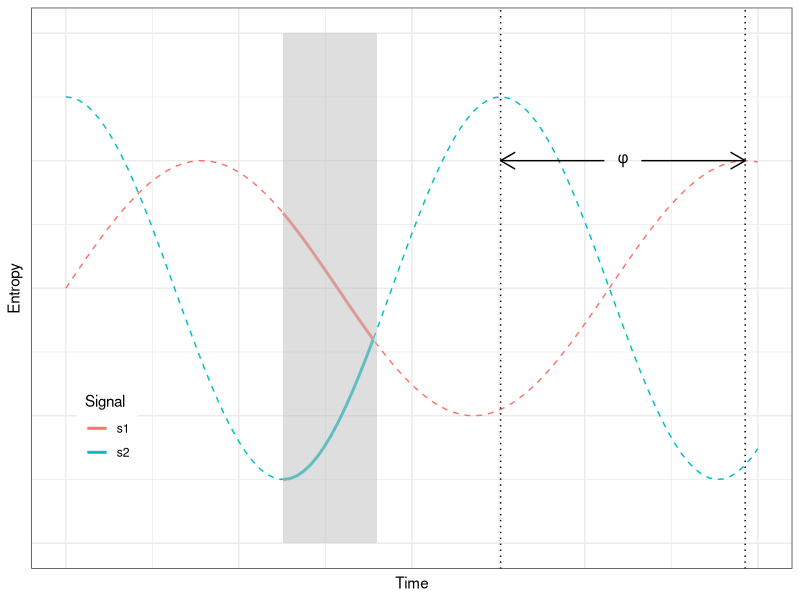
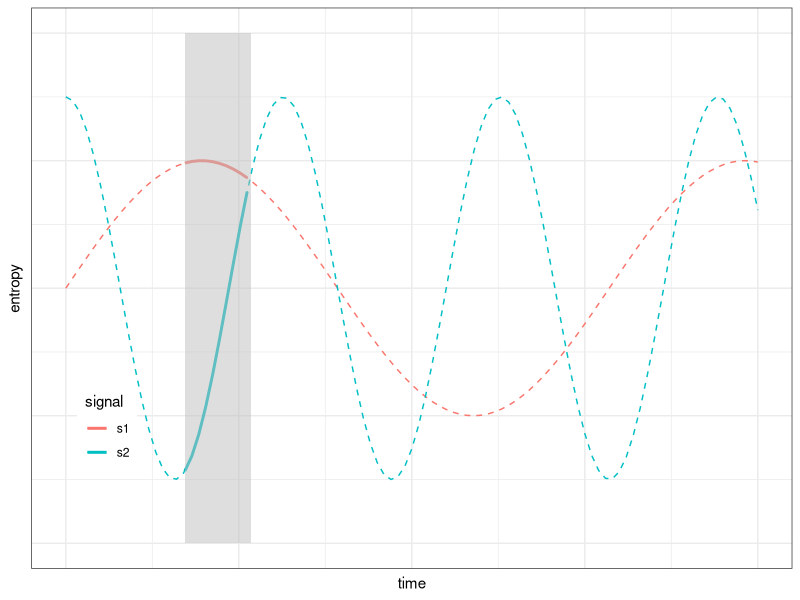
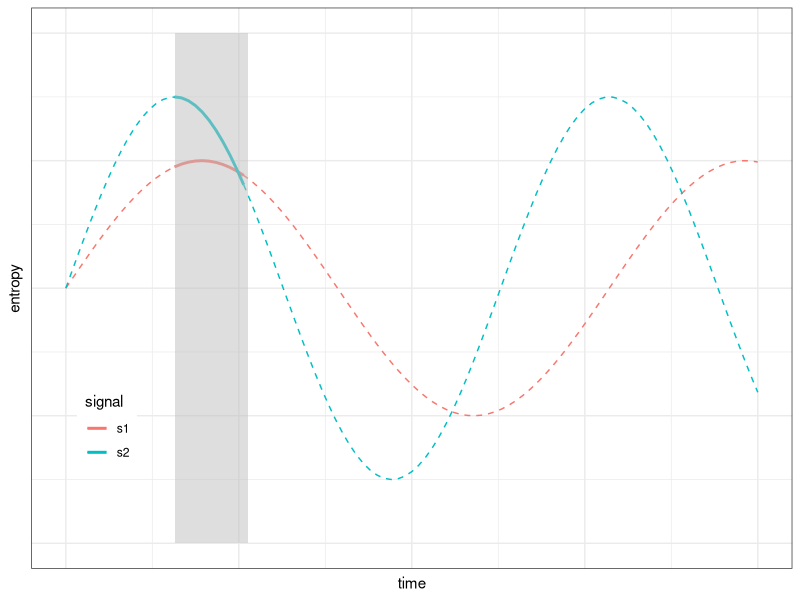

Write R code to recreate these figures, in order.
# plot the analogy figure for the acl2017 draft
# Yang Xu
# 2/1/2017

library(ggplot2)
library(data.table)

t = seq(0, 10, .1)
s1 = .5*sin(.8*t) + 1
s2 = .75*cos(t) + 1

dt.plot = rbindlist(list(
        data.table(time = t, entropy = s1, signal = 's1'),
        data.table(time = t, entropy = s2, signal = 's2')
    ))

# solid lines to be drawn
# cos(t) = 0 ==> t = pi
# .5*sin(.8*t)+1 = .75*cos(t)+1 ==> t = 4.5
t2 = seq(pi, 4.5, .1)
y1 = .5*sin(.8*t2) + 1
y2 = .75*cos(t2) + 1
dt.plot2 = rbindlist(list(
        data.table(time=t2, entropy=y1, signal='s1'),
        data.table(time=t2, entropy=y2, signal='s2')
    ))

dt.arrow1 = data.table(x1=2*pi, y1=1.5, x2=2*pi+1.5, y2=1.5)
dt.arrow2 = data.table(x1=2.5*pi/.8-1.5, y1=1.5, x2=2.5*pi/.8, y2=1.5)
d.rec = data.table(x1=pi, x2=4.5, y1=0, y2=2)

p = ggplot(dt.plot, aes(x=time, y=entropy)) +
    geom_line(aes(color=signal), lty='dashed') +
    geom_line(data=dt.plot2, aes(x=time, y=entropy, color=signal), lty='solid', size=1) +
    # scale_y_continuous(limits=c(-1, 3)) +
    geom_vline(xintercept = 2.5*pi/.8, lty='dotted') +
    geom_vline(xintercept = 2*pi, lty='dotted') +
    geom_segment(data = dt.arrow1, aes(x=x2, y=y2, xend=x1, yend=y1), arrow=arrow(length = unit(0.03, "npc"))) +
    geom_segment(data = dt.arrow2, aes(x=x1, y=y1, xend=x2, yend=y2), arrow=arrow(length = unit(0.03, "npc"))) +
    annotate('text', x=(dt.arrow1$x2 + dt.arrow2$x1)/2, y=1.5, label='phi', parse=T) +
    geom_rect(data=d.rec, aes(xmin=x1, xmax=x2, ymin=y1, ymax=y2, fill=T), fill='grey', alpha=.5, inherit.aes=F) +
    theme_bw() +
    theme(legend.position=c(.1,.25),
        axis.text.x=element_blank(),
        axis.ticks.x=element_blank(),
        axis.text.y=element_blank(),
        axis.ticks.y=element_blank()) +
    xlab('Time') + ylab('Entropy') +
    guides(color = guide_legend(title = 'Signal'))
pdf('analogy.pdf', 5, 2.5)
plot(p)
dev.off()


# Draw an example of bigger difference in frequency, i.e., smaller PSO
t = seq(0, 10, .1)
s1 = .5*sin(.8*t) + 1
s2 = .75*cos(2*t) + 1

dt.plot = rbindlist(list(
        data.table(time = t, entropy = s1, signal = 's1'),
        data.table(time = t, entropy = s2, signal = 's2')
    ))

t2 = seq(.5*pi+.15, 4.5-.5*pi-.25, .1)
y1 = .5*sin(.8*t2) + 1
y2 = .75*cos(2*t2) + 1
dt.plot2 = rbindlist(list(
        data.table(time=t2, entropy=y1, signal='s1'),
        data.table(time=t2, entropy=y2, signal='s2')
    ))

d.rec = data.table(x1=.5*pi+.15, x2=4.5-.5*pi-.25, y1=0, y2=2)

p = ggplot(dt.plot, aes(x=time, y=entropy)) +
    geom_line(aes(color=signal), lty='dashed') +
    geom_line(data=dt.plot2, aes(x=time, y=entropy, color=signal), lty='solid', size=1) +
    geom_rect(data=d.rec, aes(xmin=x1, xmax=x2, ymin=y1, ymax=y2, fill=T), fill='grey', alpha=.5, inherit.aes=F) +
    theme_bw() +
    theme(legend.position=c(.1,.25),
        axis.text.x=element_blank(),
        axis.ticks.x=element_blank(),
        axis.text.y=element_blank(),
        axis.ticks.y=element_blank())
pdf('analogy2.pdf', 5, 2.5)
plot(p)
dev.off()


# Draw an example of bigger relative phase (RP)
t = seq(0, 10, .1)
s1 = .5*sin(.8*t) + 1
s2 = .75*cos(t - .5*pi) + 1

dt.plot = rbindlist(list(
        data.table(time = t, entropy = s1, signal = 's1'),
        data.table(time = t, entropy = s2, signal = 's2')
    ))

t2 = seq(pi-.5*pi, 4.5-.5*pi-.3, .1)
y1 = .5*sin(.8*t2) + 1
y2 = .75*cos(t2 - .5*pi) + 1
dt.plot2 = rbindlist(list(
        data.table(time=t2, entropy=y1, signal='s1'),
        data.table(time=t2, entropy=y2, signal='s2')
    ))

d.rec = data.table(x1=pi-.5*pi, x2=4.5-.5*pi-.3, y1=0, y2=2)

p = ggplot(dt.plot, aes(x=time, y=entropy)) +
    geom_line(aes(color=signal), lty='dashed') +
    geom_line(data=dt.plot2, aes(x=time, y=entropy, color=signal), lty='solid', size=1) +
    geom_rect(data=d.rec, aes(xmin=x1, xmax=x2, ymin=y1, ymax=y2, fill=T), fill='grey', alpha=.5, inherit.aes=F) +
    theme_bw() +
    theme(legend.position=c(.1,.25),
        axis.text.x=element_blank(),
        axis.ticks.x=element_blank(),
        axis.text.y=element_blank(),
        axis.ticks.y=element_blank())
pdf('analogy3.pdf', 5, 2.5)
plot(p)
dev.off()
